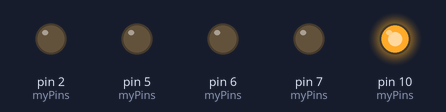
This sketch was run on a simulated Arduino Uno, built with avr-gcc and run on an emulated ATmega328P. Shown: output pins drawn as LEDs (lit = HIGH).

Above: at 0.05 s.
At 0.45 s:
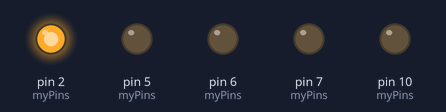
At 0.85 s:
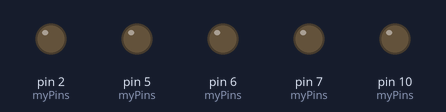
At 1.85 s:
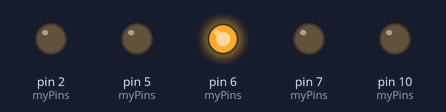
At 2.65 s:
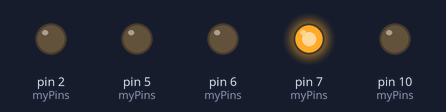
At 3.55 s:
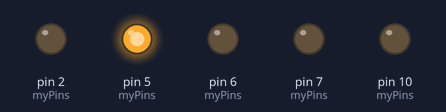
Timing chart, 0 to 3.9 s (numbered marks = the images above):
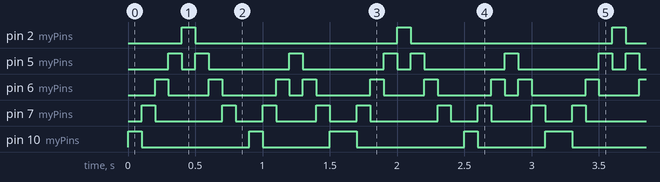

The sketch:

Blinking_pattern.ino
```cpp
int myPins[] = {10, 7, 6, 5, 2};
int pattern[][5] = {
  { 1, 0, 0, 0, 0 },
  { 0, 1, 0, 0, 0 },
  { 0, 0, 1, 0, 0 },
  { 0, 0, 0, 1, 0 },
  { 0, 0, 0, 0, 1 },
};
int pattern1[][8] = {
  { 1, 0, 0, 0, 0, 0, 0, 0 },
  { 0, 1, 0, 0, 0, 0, 0, 1 },
  { 0, 0, 1, 0, 0, 0, 1, 0 },
  { 0, 0, 0, 1, 0, 1, 0, 0 },
  { 0, 0, 0, 0, 1, 0, 0, 0 },
};
int patternSpeed = 100; // milliseconds


void setup () {
  for (int i = 0; i < 5; i = i + 1) {
    int pin = myPins[i];
    pinMode(pin, OUTPUT);
    digitalWrite(pin, HIGH);
  }
}


void loop () {
  int timeIndex = millis() / patternSpeed;
  int patternLength = sizeof(pattern1[0]);
  timeIndex = timeIndex % patternLength; // this gives you always numbers between 0 and patternlength

  for (int i = 0; i < 5; i = i + 1) {
    int pin = myPins[i];
    //int[] patternForPin = pattern[i];
    int pinValue = pattern1[i][timeIndex];
    if (pinValue == 1)
      digitalWrite(pin, HIGH);
      else
      digitalWrite(pin, LOW);
  }

}
```

Measured:
- by itself, pin 2 (myPins): alternates HIGH for 0.10 s and LOW for 1.5 s
- by itself, pin 5 (myPins): repeats every 1.6 s: LOW 0.10 s, 2 × (HIGH 0.10 s, LOW 0.60 s), HIGH 0.10 s
- by itself, pin 6 (myPins): repeats every 1.6 s: LOW 0.30 s, HIGH 0.10 s, LOW 0.40 s, HIGH 0.10 s, LOW 0.10 s, HIGH 0.10 s, LOW 0.40 s, HIGH 0.10 s
- by itself, pin 7 (myPins): repeats every 1.6 s: LOW 0.50 s, HIGH 0.10 s, LOW 0.20 s, HIGH 0.10 s, LOW 0.30 s, HIGH 0.10 s, LOW 0.20 s, HIGH 0.10 s
- by itself, pin 10 (myPins): repeats every 1.6 s: HIGH 0.10 s, LOW 0.50 s, HIGH 0.20 s, LOW 0.80 s
